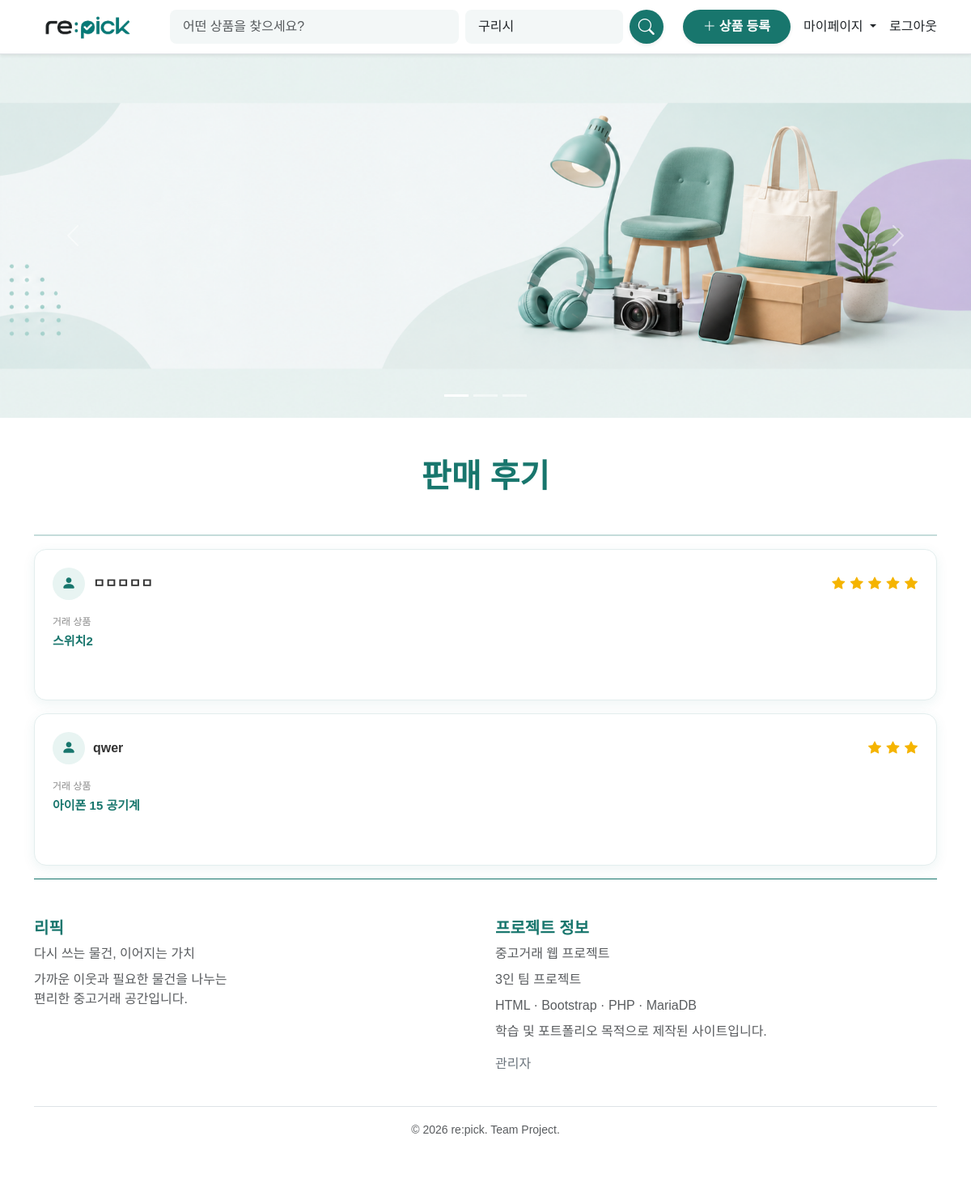
/reviews.php (signed in), run on the app's committed database.
### tables this page shows
CREATE TABLE `rating` (
  `rating_id` int(11) NOT NULL,
  `to_member_id` int(11) NOT NULL,
  `from_member_id` int(11) NOT NULL,
  `score` double NOT NULL,
  `reg_date` datetime NOT NULL,
  `order_id` int(11) DEFAULT NULL,
  `memo` text DEFAULT NULL,
  `product_id` int(11) DEFAULT NULL
);

CREATE TABLE `member` (
  `member_id` int(11) NOT NULL,
  `password` varchar(255) DEFAULT NULL,
  `tel` varchar(15) NOT NULL,
  `rating` double DEFAULT NULL,
  `bank_name` varchar(10) NOT NULL,
  `id` varchar(20) NOT NULL,
  `bank_num` varchar(20) NOT NULL,
  `name` varchar(20) DEFAULT NULL,
  `birthday` date DEFAULT NULL,
  `email` varchar(30) DEFAULT NULL,
  `juso1` varchar(20) DEFAULT NULL,
  `juso2` varchar(20) DEFAULT NULL,
  `juso3` varchar(255) DEFAULT NULL,
  `image` varchar(255) DEFAULT NULL,
  `status` tinyint(4) DEFAULT NULL
);

CREATE TABLE `product` (
  `product_id` int(11) NOT NULL,
  `member_id` int(11) NOT NULL,
  `image` varchar(255) NOT NULL,
  `price` int(11) NOT NULL,
  `memo` text NOT NULL,
  `category` tinyint(4) NOT NULL,
  `view` int(11) NOT NULL DEFAULT 0,
  `reg_date` datetime NOT NULL,
  `state` tinyint(4) NOT NULL,
  `juso1` varchar(20) DEFAULT NULL,
  `juso2` varchar(20) DEFAULT NULL,
  `juso3` varchar(255) DEFAULT NULL,
  `name` varchar(255) DEFAULT NULL
);

### common.php (called while the page is built, shortened)
<?php
    $db = mysqli_connect("localhost", "market", "1234", "market");
	function getId() {
		global $db;
		$session_id = $_SESSION["id"];
    	$sql = "select * from member where id = '$session_id'";
    	$result = mysqli_query($db, $sql);
		$row = mysqli_fetch_assoc($result);
    	$id = $row["member_id"];
		return $id;
	}
?>

### reviews.php (the view, shortened to what this page needs)
<?php
    include_once "common.php";
    include "main_top.php";
    $member_id = getId();
    $sql = "select m.id, p.name, r.score, r.memo from rating r inner join member m on r.from_member_id = m.member_id
            inner join product p on r.product_id = p.product_id where to_member_id = $member_id";
    $result = mysqli_query($db, $sql);
?>
<div class="container mt-5">
    <div class="container mt-5 mb-5">
        <h2 class="text-center fw-bold review-title">판매 후기</h2>
    </div>
    <hr class="review-divider">
<?php
    while($row = mysqli_fetch_assoc($result)) {
?>
    <div class="card review-card mb-3">
        <div class="card-body p-0">
<div class="review-top">
    <div class="review-writer">
        <div class="writer-icon">
            <i class="bi bi-person-fill"></i>
        </div>
        <div class="writer-name">
            <?php echo htmlspecialchars($row["id"]); ?>
        </div>
    </div>
    <div class="review-stars">
        <?php for($i = 0; $i < $row["score"]; $i++) { ?>
            <i class="bi bi-star-fill"></i>
        <?php } ?>
    </div>
</div>
    <div class="product-info">
        <div class="product-label">거래 상품</div>
        <div class="product-name">
            <?php echo htmlspecialchars($row["name"]); ?>
        </div>
    </div>
    <div class="review-content">
    </div>
</div>
    </div>
<?php } ?>
</div>
<?php
include "main_bottom.php";
?>

### main_top.php (style rules this page uses)
body { font-family: "NanumSquareRound", sans-serif; padding-top: 50px; }
body { padding-top: 50px; }
body { padding-bottom: 50px; }

### reviews.php (style rules this page uses)
.review-title { color: #18766d; font-size: 40px; }
.review-divider { border: 0; border-top: 2px solid #18766d; }
.review-card { border: 1px solid #e3eeee; border-radius: 15px; box-shadow: 0 4px 15px rgba(24, 118, 109, 0.08); padding: 22px; }
.review-top { display: flex; justify-content: space-between; align-items: center; margin-bottom: 18px; }
.review-writer { display: flex; align-items: center; gap: 10px; }
.writer-icon { width: 40px; height: 40px; border-radius: 50%; background-color: #e8f4f2; color: #18766d; display: flex; align-items: center; justify-content: center; font-size: 18px; }
.writer-name { font-size: 16px; font-weight: 700; color: #333; }
.review-stars { color: #f5b400; font-size: 16px; letter-spacing: 1px; }
.product-info { margin-bottom: 15px; }
.product-label { font-size: 12px; color: #8a8a8a; margin-bottom: 4px; }
.product-name { font-size: 15px; font-weight: 600; color: #18766d; }
.review-content { color: #444; line-height: 1.7; font-size: 14px; white-space: pre-line; }

### data on the page
rating: member.id "ㅁㅁㅁㅁㅁ", score 5 (drawn), product.name "스위치2"
rating: member.id "qwer", score 3 (drawn), product.name "아이폰 15 공기계"
